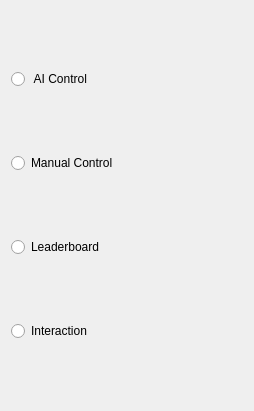
     <widget class="QWidget" name="verticalLayoutWidget_2">
      <property name="geometry">
       <rect>
        <x>23</x>
        <y>340</y>
        <width>254</width>
        <height>411</height>
       </rect>
      </property>
      <layout class="QVBoxLayout" name="buttonsLayout">
       <item>
        <widget class="QRadioButton" name="radioAI">
         <property name="styleSheet">
          <string notr="true">QRadioButton::indicator {
	image: url(resources/aiicon.png);
}
</string>
         </property>
         <property name="text">
          <string> AI Control</string>
         </property>
         <property name="class" stdset="0">
          <string>pageChanger</string>
         </property>
        </widget>
       </item>
       <item>
        <widget class="QRadioButton" name="radioManual">
         <property name="styleSheet">
          <string notr="true">
QRadioButton::indicator {
	image: url(resources/maunalicon.png);
}
</string>
         </property>
         <property name="text">
          <string>Manual Control</string>
         </property>
         <property name="class" stdset="0">
          <string>pageChanger</string>
         </property>
        </widget>
       </item>
       <item>
        <widget class="QRadioButton" name="radioBoard">
         <property name="styleSheet">
          <string notr="true">
QRadioButton::indicator {
	image: url(resources/boardicon.png);
}
</string>
         </property>
         <property name="text">
          <string>Leaderboard</string>
         </property>
         <property name="class" stdset="0">
          <string>pageChanger</string>
         </property>
        </widget>
       </item>
       <item>
        <widget class="QRadioButton" name="radioInteraction">
         <property name="styleSheet">
          <string notr="true">
QRadioButton::indicator {
	image: url(resources/intericon.png)
}
</string>
         </property>
         <property name="text">
          <string>Interaction</string>
         </property>
         <property name="class" stdset="0">
          <string>pageChanger</string>
         </property>
        </widget>
       </item>
      </layout>
     </widget>
